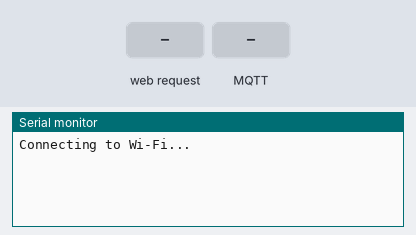
This program was run on a simulated ESP8266 (Wemos D1 mini). Shown: the last lines printed to the serial monitor. Inputs (shaded band) come from the test bench. WiFi joins after 1.5 s; servers stay silent unless stated; no MQTT or app messages arrive unless stated.

Above: at 1.2 s.
1.3 s: HTTP request GET /get received
At 1.46 s:
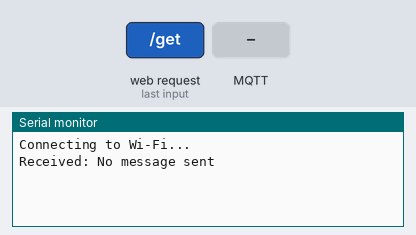
3.0 s: MQTT message "1" arrives on the first subscribed topic
At 3.3 s:
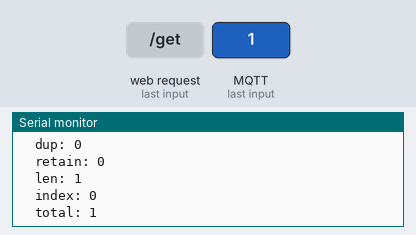
4.5 s: MQTT message "on" arrives on the first subscribed topic
At 5.7 s:
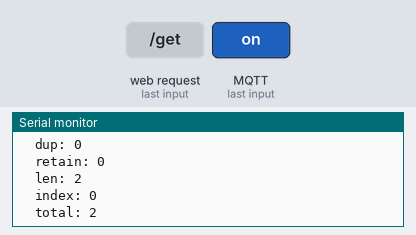
6.0 s: MQTT message "off" arrives on the first subscribed topic
At 6.8 s:
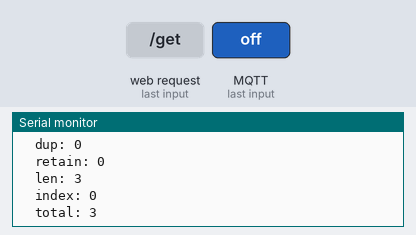

Measured:
- after the input at 1.3 s, the serial monitor: prints a new line at once (image 1)
- after the input at 3.0 s, the serial monitor: prints a new line at once (image 2)
- after the input at 4.5 s, the serial monitor: prints a new line at once (image 3)
- after the input at 6.0 s, the serial monitor: prints a new line at once (image 4)

The program:

main.cpp
```cpp
//
// A simple server implementation showing how to:
//  * serve static messages
//  * read GET and POST parameters
//  * handle missing pages / 404s
//

#include <Arduino.h>
#ifdef ESP32
#include <WiFi.h>
#include <AsyncTCP.h>
#elif defined(ESP8266)
#include <ESP8266WiFi.h>
#include <ESPAsyncTCP.h>
#include <Ticker.h>
#endif
#include <ESPAsyncWebServer.h>

#include <AsyncMqttClient.h>

const char *PARAM_MESSAGE = "message";

#define MQTT_HOST IPAddress(192, 168, 0, 105)
#define MQTT_PORT 1883

AsyncWebServer server(80);
AsyncMqttClient mqttClient;
Ticker mqttReconnectTimer;

WiFiEventHandler wifiConnectHandler;
WiFiEventHandler wifiDisconnectHandler;
Ticker wifiReconnectTimer;

const char *ssid = "Zabka";
const char *password = "Biedronka123";

void connectToWifi()
{
  Serial.println("Connecting to Wi-Fi...");
  WiFi.begin(ssid, password);
}

void connectToMqtt()
{
  Serial.println("Connecting to MQTT...");
  mqttClient.connect();
}

void onWifiConnect(const WiFiEventStationModeGotIP &event)
{
  Serial.println("Connected to Wi-Fi.");
  connectToMqtt();
}

void onWifiDisconnect(const WiFiEventStationModeDisconnected &event)
{
  Serial.println("Disconnected from Wi-Fi.");
  mqttReconnectTimer.detach(); // ensure we don't reconnect to MQTT while reconnecting to Wi-Fi
  wifiReconnectTimer.once(2, connectToWifi);
}

void onMqttConnect(bool sessionPresent)
{
  Serial.println("Connected to MQTT.");
  Serial.print("Session present: ");
  Serial.println(sessionPresent);
  uint16_t packetIdSub = mqttClient.subscribe("test/lol", 2);
  Serial.print("Subscribing at QoS 2, packetId: ");
  Serial.println(packetIdSub);
  mqttClient.publish("test/lol", 0, true, "test 1");
  Serial.println("Publishing at QoS 0");
  uint16_t packetIdPub1 = mqttClient.publish("test/lol", 1, true, "test 2");
  Serial.print("Publishing at QoS 1, packetId: ");
  Serial.println(packetIdPub1);
  uint16_t packetIdPub2 = mqttClient.publish("test/lol", 2, true, "test 3");
  Serial.print("Publishing at QoS 2, packetId: ");
  Serial.println(packetIdPub2);
}

void onMqttDisconnect(AsyncMqttClientDisconnectReason reason)
{
  Serial.println("Disconnected from MQTT.");

  if (WiFi.isConnected())
  {
    mqttReconnectTimer.once(2, connectToMqtt);
  }
}

void onMqttSubscribe(uint16_t packetId, uint8_t qos)
{
  Serial.println("Subscribe acknowledged.");
  Serial.print("  packetId: ");
  Serial.println(packetId);
  Serial.print("  qos: ");
  Serial.println(qos);
}

void onMqttUnsubscribe(uint16_t packetId)
{
  Serial.println("Unsubscribe acknowledged.");
  Serial.print("  packetId: ");
  Serial.println(packetId);
}

void onMqttMessage(char *topic, char *payload, AsyncMqttClientMessageProperties properties, size_t len, size_t index, size_t total)
{
  Serial.println("Publish received.");
  Serial.print("  topic: ");
  Serial.println(topic);
  Serial.print("  payload: ");
  Serial.println(payload);
  Serial.print("  qos: ");
  Serial.println(properties.qos);
  Serial.print("  dup: ");
  Serial.println(properties.dup);
  Serial.print("  retain: ");
  Serial.println(properties.retain);
  Serial.print("  len: ");
  Serial.println(len);
  Serial.print("  index: ");
  Serial.println(index);
  Serial.print("  total: ");
  Serial.println(total);
}

void onMqttPublish(uint16_t packetId)
{
  Serial.println("Publish acknowledged.");
  Serial.print("  packetId: ");
  Serial.println(packetId);
}

void notFound(AsyncWebServerRequest *request)
{
  request->send(404, "text/plain", "Not found");
}

void setup()
{

  Serial.begin(115200);
  Serial.println();
  Serial.println();

  wifiConnectHandler = WiFi.onStationModeGotIP(onWifiConnect);
  wifiDisconnectHandler = WiFi.onStationModeDisconnected(onWifiDisconnect);

  // WiFi.mode(WIFI_STA);
  // WiFi.begin(ssid, password);
  // if (WiFi.waitForConnectResult() != WL_CONNECTED)
  // {
  //   Serial.printf("WiFi Failed!\n");
  //   return;
  // }

  // Serial.print("IP Address: ");
  // Serial.println(WiFi.localIP());

  mqttClient.onConnect(onMqttConnect);
  mqttClient.onDisconnect(onMqttDisconnect);
  mqttClient.onSubscribe(onMqttSubscribe);
  mqttClient.onUnsubscribe(onMqttUnsubscribe);
  mqttClient.onMessage(onMqttMessage);
  mqttClient.onPublish(onMqttPublish);
  mqttClient.setServer(MQTT_HOST, MQTT_PORT);
  mqttClient.setCredentials("hass", "admin123");

  connectToWifi();

  server.on("/", HTTP_GET, [](AsyncWebServerRequest *request) {
    request->send(200, "text/plain", "Hello, world");
  });

  // Send a GET request to <IP>/get?message=<message>
  server.on("/get", HTTP_GET, [](AsyncWebServerRequest *request) {
    String message;
    if (request->hasParam(PARAM_MESSAGE))
    {
      message = request->getParam(PARAM_MESSAGE)->value();
    }
    else
    {
      message = "No message sent";
    }
    Serial.println("Received: " + message);
    mqttClient.publish("test/lol", 0, true, message.c_str());
    request->send(200, "text/plain", "Hello, GET: " + message);
  });

  // Send a POST request to <IP>/post with a form field message set to <message>
  server.on("/post", HTTP_POST, [](AsyncWebServerRequest *request) {
    String message;
    if (request->hasParam(PARAM_MESSAGE, true))
    {
      message = request->getParam(PARAM_MESSAGE, true)->value();
    }
    else
    {
      message = "No message sent";
    }
    request->send(200, "text/plain", "Hello, POST: " + message);
  });

  server.onNotFound(notFound);

  server.begin();
}

void loop()
{
}
```
